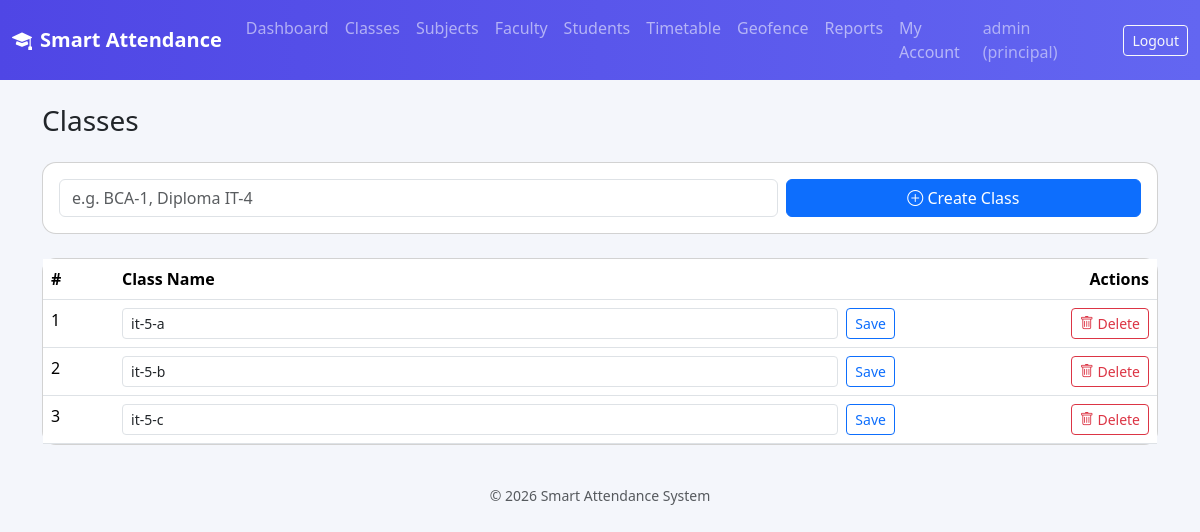
The app's page /principal/classes (signed in) with its own data.
### models.py (models this page shows)
class User(db.Model, UserMixin):
    __tablename__ = "users"
    id = db.Column(db.Integer, primary_key=True)
    username = db.Column(db.String(80), unique=True, nullable=False)
    email = db.Column(db.String(120), unique=True, nullable=False)
    password_hash = db.Column(db.String(200), nullable=False)
    role = db.Column(db.String(20), nullable=False)  # principal / faculty / student
    created_at = db.Column(db.DateTime, default=datetime.utcnow)
    faculty_profile = db.relationship("Faculty", backref="user", uselist=False)
    student_profile = db.relationship("Student", backref="user", uselist=False)

class ClassModel(db.Model):
    __tablename__ = "classes"
    id = db.Column(db.Integer, primary_key=True)
    name = db.Column(db.String(80), unique=True, nullable=False)
    subjects = db.relationship("Subject", backref="class_", cascade="all, delete-orphan")
    students = db.relationship("Student", backref="class_", cascade="all, delete-orphan")
    location = db.relationship("ClassLocation", backref="class_", uselist=False,
                                cascade="all, delete-orphan")

### routes/principal.py (the view, shortened to what this page needs)
@principal_bp.route("/classes", methods=["GET", "POST"])
@login_required
@role_required("principal")
def classes():
    all_classes = ClassModel.query.order_by(ClassModel.name).all()
    return render_template("principal/classes.html", classes=all_classes)

### app.py (called while the page is built)
@login_manager.user_loader
def load_user(user_id):
    return User.query.get(int(user_id))

### templates/principal/classes.html (shortened to what this page needs)
{% extends "base.html" %}
{% block content %}
<h3 class="mb-4">Classes</h3>
<div class="card p-3 mb-4">
  <form method="POST" class="row g-2">
    <div class="col-md-8"><input class="form-control" name="name" placeholder="e.g. BCA-1, Diploma IT-4" required></div>
    <div class="col-md-4"><button class="btn btn-primary w-100"><i class="bi bi-plus-circle"></i> Create Class</button></div>
  </form>
</div>
<div class="card">
  <table class="table mb-0">
    <thead><tr><th>#</th><th>Class Name</th><th class="text-end">Actions</th></tr></thead>
    <tbody>
      {% for c in classes %}
      <tr>
        <td>{{ loop.index }}</td>
        <td>
          <form method="POST" action="{{ url_for('principal.edit_class', class_id=c.id) }}" class="d-flex gap-2">
            <input class="form-control form-control-sm" name="name" value="{{ c.name }}">
            <button class="btn btn-sm btn-outline-primary">Save</button>
          </form>
        </td>
        <td class="text-end">
          <form method="POST" action="{{ url_for('principal.delete_class', class_id=c.id) }}" onsubmit="return confirm('Delete this class?')">
            <button class="btn btn-sm btn-outline-danger"><i class="bi bi-trash"></i> Delete</button>
          </form>
        </td>
      </tr>
      {% else %}
      <tr><td colspan="3" class="text-center text-muted py-4">No classes yet.</td></tr>
      {% endfor %}
    </tbody>
  </table>
</div>
{% endblock %}

### templates/base.html (shortened to what this page needs)
<!DOCTYPE html>
<html lang="en">
<head>
<link href="https://cdn.jsdelivr.net/npm/bootstrap@5.3.3/dist/css/bootstrap.min.css" rel="stylesheet">
<link href="https://cdn.jsdelivr.net/npm/bootstrap-icons@1.11.3/font/bootstrap-icons.css" rel="stylesheet">
<link rel="stylesheet" href="{{ url_for('static', filename='css/style.css') }}">
</head>
<body>
{% if current_user.is_authenticated %}
<nav class="navbar navbar-expand-lg navbar-dark app-navbar">
  <div class="container-fluid">
    <a class="navbar-brand fw-bold" href="/"><i class="bi bi-mortarboard-fill me-2"></i>Smart Attendance</a>
    <div class="collapse navbar-collapse" id="nav">
      <ul class="navbar-nav me-auto">
        {% if current_user.role == 'principal' %}
        <li class="nav-item"><a class="nav-link" href="{{ url_for('principal.dashboard') }}">Dashboard</a></li>
        <li class="nav-item"><a class="nav-link" href="{{ url_for('principal.classes') }}">Classes</a></li>
        <li class="nav-item"><a class="nav-link" href="{{ url_for('principal.subjects') }}">Subjects</a></li>
        <li class="nav-item"><a class="nav-link" href="{{ url_for('principal.faculty') }}">Faculty</a></li>
        <li class="nav-item"><a class="nav-link" href="{{ url_for('principal.students') }}">Students</a></li>
        <li class="nav-item"><a class="nav-link" href="{{ url_for('principal.timetable') }}">Timetable</a></li>
        <li class="nav-item"><a class="nav-link" href="{{ url_for('principal.locations') }}">Geofence</a></li>
        <li class="nav-item"><a class="nav-link" href="{{ url_for('principal.attendance_report') }}">Reports</a></li>
        <li class="nav-item"><a class="nav-link" href="{{ url_for('principal.settings') }}">My Account</a></li>
        {% elif current_user.role == 'faculty' %}
        <li class="nav-item"><a class="nav-link" href="{{ url_for('faculty.dashboard') }}">Dashboard</a></li>
        <li class="nav-item"><a class="nav-link" href="{{ url_for('faculty.settings') }}">My Account</a></li>
        {% endif %}
      </ul>
      <span class="navbar-text text-white-50 me-3">{{ current_user.username }} ({{ current_user.role }})</span>
      <a class="btn btn-outline-light btn-sm" href="{{ url_for('auth.logout') }}">Logout</a>
    </div>
  </div>
</nav>
{% endif %}
<div class="container py-4">
  {% block content %}{% endblock %}
</div>
<footer class="text-center text-muted small py-3">&copy; {{ current_year }} Smart Attendance System</footer>
</body>
</html>

### static/css/style.css (style rules this page uses)
body { background: #f4f6fb; font-family: 'Segoe UI', system-ui, sans-serif; }
.app-navbar { background: linear-gradient(90deg, #4f46e5, #6366f1); }
.card { border-radius: 14px; }
table thead { background: #eef0fb; }

### records on screen
User: username "admin", role "principal"
ClassModel: name "it-5-a"
ClassModel: name "it-5-b"
ClassModel: name "it-5-c"
